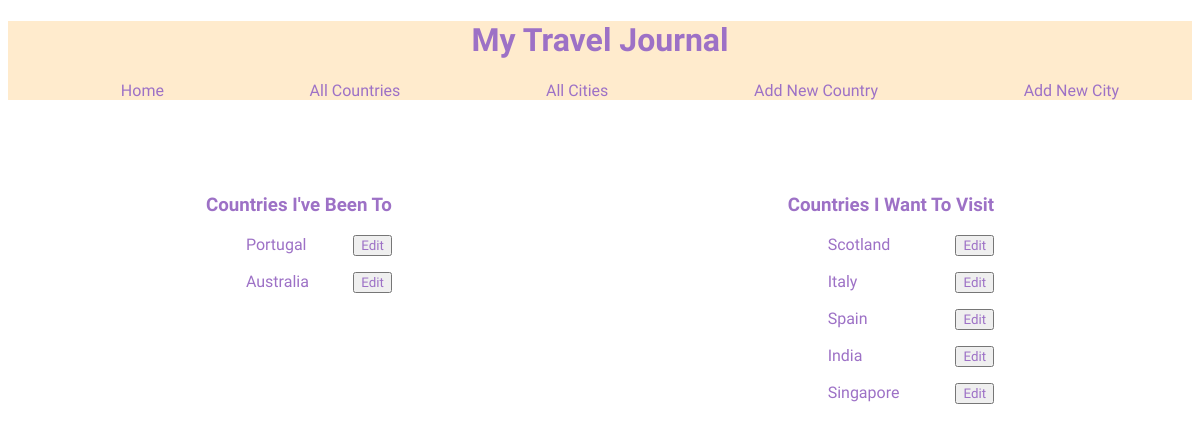
Page /countries on the earlier database version.
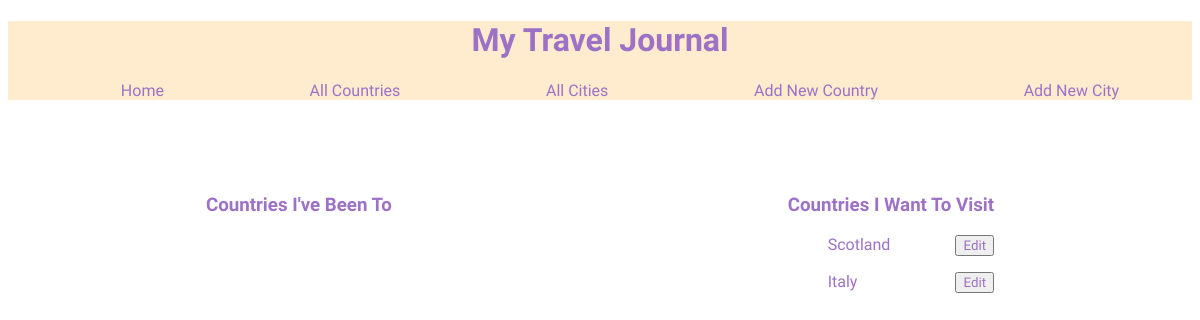
Same page on the later database version.
### tables this page shows
CREATE TABLE countries (
    id INTEGER PRIMARY KEY AUTOINCREMENT,
    name VARCHAR,
    visited BOOLEAN DEFAULT FALSE
);

### controllers/countries_controller.py (the view)
@countries_blueprint.route("/countries")
def countries():
    countries = country_repository.select_all()
    return render_template("countries/index.html", all_countries = countries)

### db/run_sql.py (called while the page is built)
def get_db():
    path = os.path.dirname(os.path.abspath(__file__))
    db = os.path.join(path, "travel_manager.db")
    conn = sqlite3.connect(db)
    conn.execute("PRAGMA foreign_keys = 1")
    conn.row_factory = sqlite3.Row
    return conn

def run_sql(sql, values=[]):
    db = get_db()
    cursor =db.cursor()
    cursor.execute(sql, values)
    results = cursor.fetchall()
    db.commit()
    db.close()
    return results

### repositories/country_repository.py (called while the page is built)
def select_all():
    countries = []
    sql = "SELECT * FROM countries"
    results = run_sql(sql)
    for row in results:
        visited = True if row['visited'] == 1 else False
        country = Country(row['name'], visited, row['id'])
        countries.append(country)
    return countries

### templates/countries/index.html
{% extends "base.html" %}
{% block content %}
    <div class = "flexme">
        <div>
            <h3 class = "headings">Countries I've Been To</h3>
                <div>
                    {% for country in all_countries %}
                    {% if country.visited == True %}
                    <ul class = "lists">
                        <li><a href="/countries/{{ country.id }}"> {{country.name}}</a></li>
                        <li>
                            <button><a href="/countries/{{country.id}}/edit">Edit</a></button>
                        </li>
                    </ul>
                    {% endif %}
                    {% endfor%}
                </div>
        </div>
        <div>
            <h3 class = "headings">Countries I Want To Visit</h3>
            {% for country in all_countries %}
            {% if country.visited == False %}
            <div>
                <ul class = "lists">
                    <li><a href="/countries/{{ country.id }}"> {{country.name}}</a></li>
                    <li>
                        <button><a href="/countries/{{country.id}}/edit">Edit</a></button>
                    </li>
                </ul>
            </div>
            {% endif %}
            {% endfor %}
        </div>
    </div>
    {% endblock %}

Differences in the rows shown:
removed countries: name "Portugal", shown under "Countries I've Been To"
removed countries: name "Australia", shown under "Countries I've Been To"
removed countries: name "Spain", shown under "Countries I Want To Visit"
removed countries: name "India", shown under "Countries I Want To Visit"
removed countries: name "Singapore", shown under "Countries I Want To Visit"
